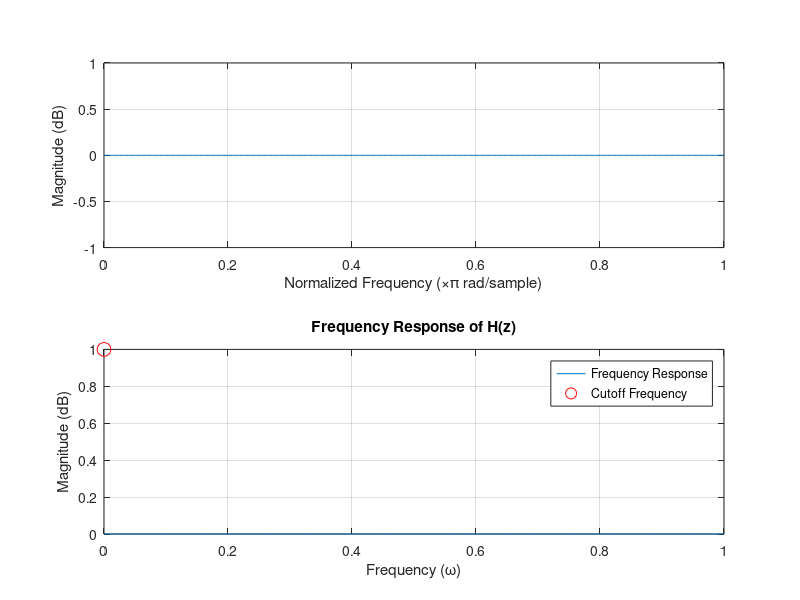

The MATLAB script that drew this image:
clc; 
clear all; 
close all; 

% Define the transfer function
num = input('Enter the Numerator: ');  % Numerator coefficients [1, -2]
den = input('Enter the Denominator: ');  % Denominator coefficients [1, -5]

% Create a transfer function object
sys = tf2sos(num, den);

% Plot the frequency response
freqz(num, den);
title('Frequency Response of H(z)');
xlabel('Frequency (\omega)');
ylabel('Magnitude (dB)');
grid on;

% Compute the frequency response

[H, w] = freqz(num, den);

%plot(w,abs(H));

% Calculate the desired cutoff frequency as 0.707 times the maximum magnitude
max_magnitude = max(abs(H));  % Find the maximum magnitude
desired_cutoff_frequency = max_magnitude * 0.707;

% Find the index of the frequency closest to the desired cutoff frequency
[~, idx_cutoff] = min(abs(abs(H) - desired_cutoff_frequency));

% Extract the corresponding frequency and magnitude
cutoff_frequency = w(idx_cutoff);
cutoff_magnitude = abs(H(idx_cutoff));

% Plot the cutoff frequency on the figure
hold on;
plot(cutoff_frequency, cutoff_magnitude, 'ro', 'MarkerSize', 10);
legend('Frequency Response', 'Cutoff Frequency');
